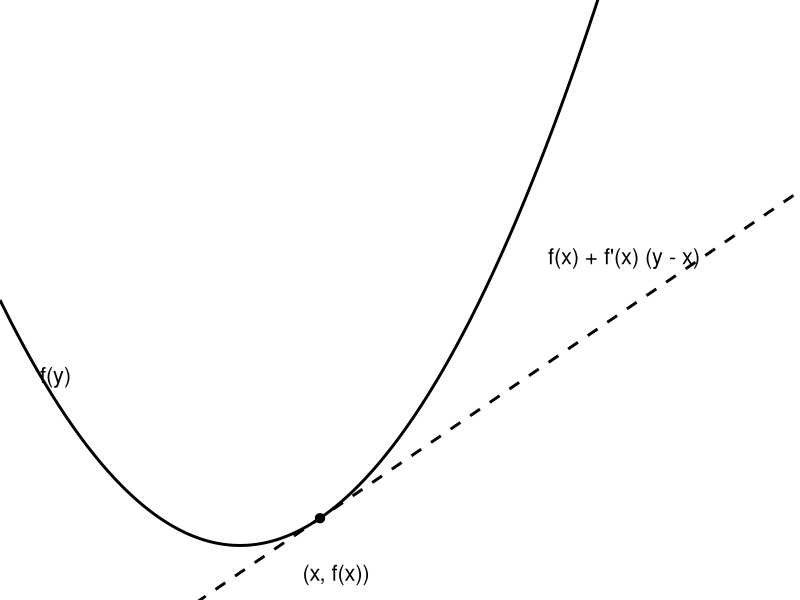

Source code (R):
# Used in: ../03-convex.tex
#
# Visualize the first-order characterization of convexity by comparing a convex
# function with one of its tangent lines.

set.seed(1L)

library(data.table)
library(ggplot2)

dir.create("../figure", recursive = TRUE, showWarnings = FALSE)

x0 = 0.1
x_limits = c(-0.3, 0.7)
y_limits = c(-0.02, 0.2)

convex_function = function(y) {
  y^2
}

tangent_function = function(y) {
  x0^2 + 2 * x0 * (y - x0)
}

x_grid = seq(x_limits[1], x_limits[2], length.out = 400L)
plot_data = data.table(
  x = x_grid,
  function_value = convex_function(x_grid),
  tangent_value = tangent_function(x_grid)
)

first_order_plot = ggplot(plot_data, aes(x = x)) +
  geom_line(aes(y = function_value), linewidth = 1) +
  geom_line(aes(y = tangent_value), linewidth = 1, linetype = 2) +
  geom_point(
    data = data.table(x = x0, y = convex_function(x0)),
    aes(x = x, y = y),
    inherit.aes = FALSE,
    size = 2.8
  ) +
  annotate("text", x = -0.25, y = convex_function(-0.25), label = "f(y)", hjust = 0, size = 5.5) +
  annotate("text", x = x0 + 0.02, y = convex_function(x0) - 0.02, label = "(x, f(x))", size = 5.5) +
  annotate("text", x = 0.48, y = tangent_function(0.48) + 0.02, label = "f(x) + f'(x) (y - x)", size = 5.5) +
  coord_cartesian(xlim = x_limits, ylim = y_limits, expand = FALSE) +
  theme_void(base_size = 14)

ggsave("../figure/conv-first-order-cond.png", first_order_plot, width = 4, height = 3)
